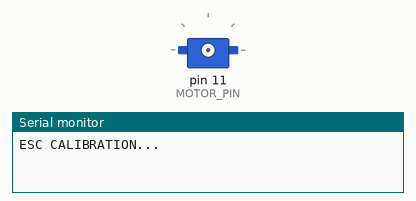
Recording of a sketch running on a simulated Arduino Uno, built with avr-gcc and run on an emulated ATmega328P. Shown: servo, the last lines printed to the serial monitor.

Above: at 0.1 s.
At 3.6 s:
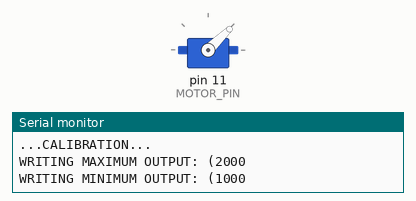
At 14.6 s:
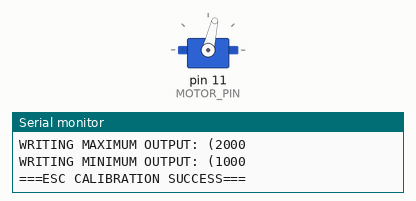
At 34.4 s:
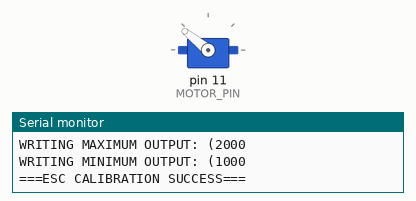
Timing chart, 0 to 35.9 s (numbered marks = the images above):
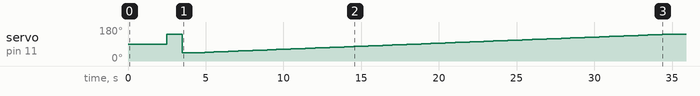

The sketch:

motorSpeedEsc-v3.ino
```cpp
/*ESC calibration*/
#include <Servo.h>
#include <Arduino.h>

#define MAX_SIGNAL 2000
#define MIN_SIGNAL 1000
#define MOTOR_PIN 11
int DELAY = 1800;
Servo motor;

void setup() {
  Serial.begin(9600);
  Serial.println("ESC CALIBRATION...");
  Serial.println(" ");
  delay(1500);
  Serial.println("...CALIBRATION...");
  delay(1000);
  motor.attach(MOTOR_PIN);
  Serial.print("WRITING MAXIMUM OUTPUT: (");
  Serial.print(MAX_SIGNAL);
  Serial.print("\n");
  motor.writeMicroseconds(MAX_SIGNAL);
  delay(1000);  // Wait for the ESC to recognize the maximum signal
  Serial.println("\n");
  Serial.println("\n");
  Serial.print("WRITING MINIMUM OUTPUT: (");
  Serial.print(MIN_SIGNAL);
  Serial.print("\n");
  motor.writeMicroseconds(MIN_SIGNAL);
  delay(1000);  // Wait for the ESC to recognize the minimum signal
  Serial.println("===ESC CALIBRATION SUCCESS===");
  for (int pos = MIN_SIGNAL; pos <= MAX_SIGNAL; pos += 1) {
    motor.writeMicroseconds(pos);
    delay(30);
  }
}

long t = millis();
int spd = 2000;
int desired_value;

void loop() {
  desired_value = Serial.parseInt();
  Serial.println("desired value: " + String(desired_value));
  Serial.println("speed value: " + String(spd));
  if(spd!=desired_value)
  {
    if(spd<desired_value)
    {
      if(millis()-t>1)
      {
        t=millis();
        spd++;
      }
    }
    if(spd>desired_value)
    {
      if(millis()-t>1)
      {
        t=millis();
        spd--;
      }
    }
  }
}
```
